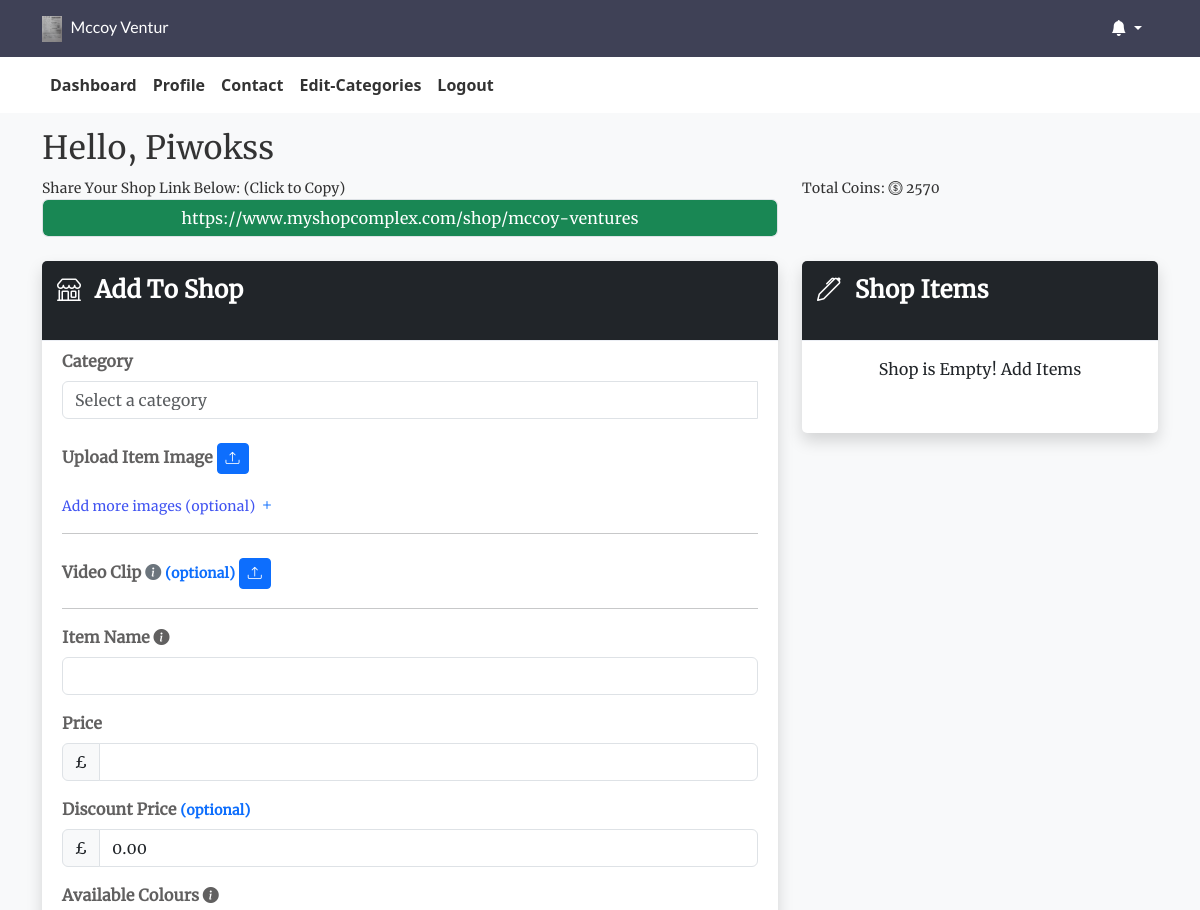
The app's page /clear/80/ (signed in, upper part), older data.
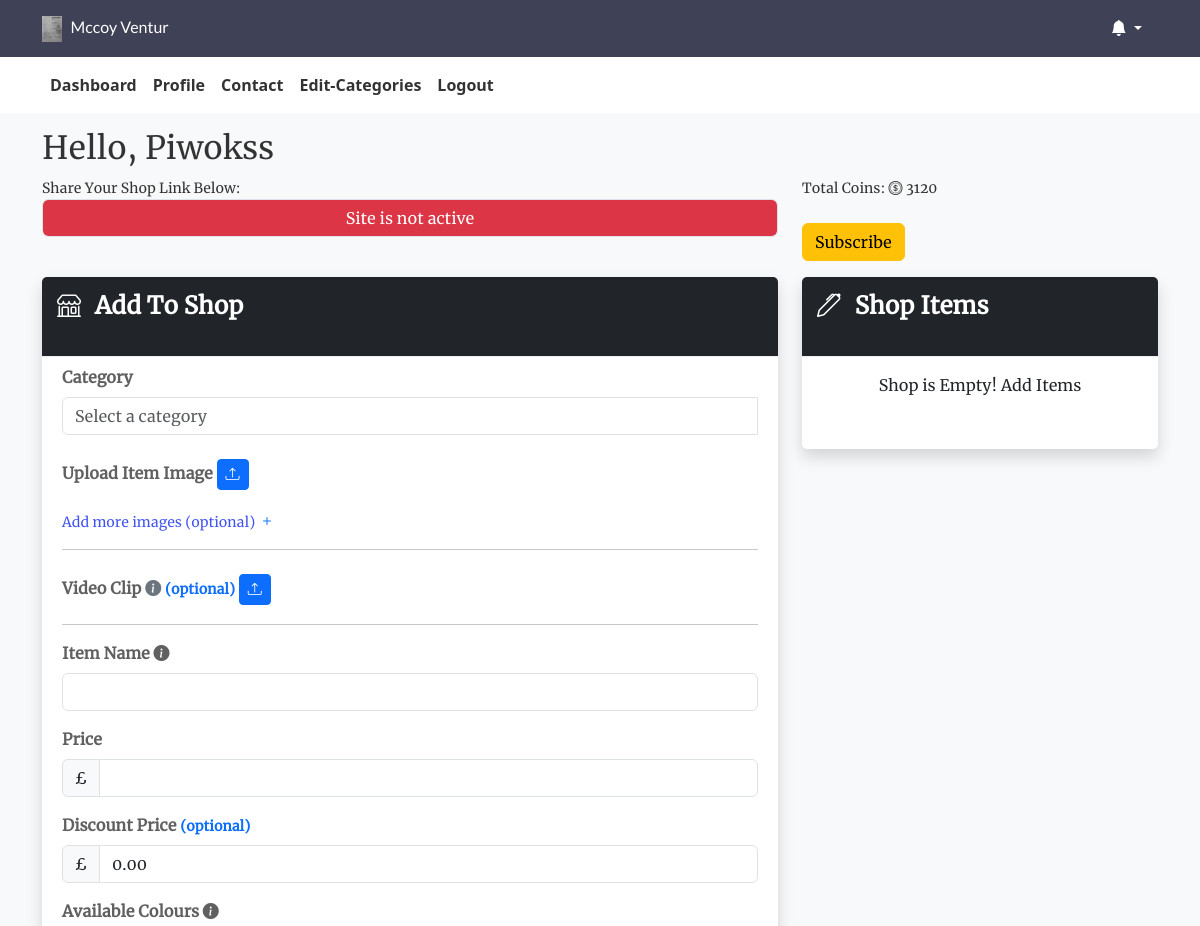
The same page, newer data.
### myapp/models.py (models this page shows, shortened)
class User(AbstractUser):
    profilepic = models.ImageField(null=True, blank=True, default="avatar.png")
    moredesc = models.TextField(null=True, blank=True)
    businessname = models.CharField(
        max_length=100, unique=True, null=True, blank=True)
    slug = models.SlugField(unique=True, null=True, blank=True)
    country = models.CharField(max_length=100, null=True, blank=True)
    state = models.CharField(max_length=100, null=True, blank=True)
    address = models.CharField(max_length=100, null=True, blank=True)
    phone = models.CharField(max_length=100, null=True, blank=True)
    email = models.EmailField(unique=True)
    meansofid = models.CharField(max_length=100, null=True, blank=True)
    idnumber = models.CharField(max_length=100, null=True, blank=True)
    idpic = models.ImageField(null=True, blank=True)
    logo = models.ImageField(null=True, blank=True, default="icon.png")
    currency = models.CharField(max_length=10, null=True, blank=True)
    coins = models.IntegerField(blank=True, null=True, default=0)
    whatsapp = models.CharField(max_length=200, null=True, blank=True)
    facebook = models.CharField(max_length=200, null=True, blank=True)
    instagram = models.CharField(max_length=200, null=True, blank=True)
    username = models.CharField(max_length=100, null=True, blank=True)
    password = models.CharField(max_length=128, null=True, blank=True)
    gender = models.CharField(max_length=100, null=True, blank=True)
    updated = models.DateTimeField(auto_now=True, null=True)
    created = models.DateTimeField(auto_now_add=True, null=True)
    subscribed = models.BooleanField(default=False, null=True, blank=True)
    passwordresetcode = models.CharField(max_length=200, null=True, blank=True)
    passwordresetphone = models.CharField(
        max_length=200, null=True, blank=True)
    securityquestion = models.CharField(max_length=200, null=True, blank=True)
    securityanswer = models.CharField(max_length=100, null=True, blank=True)
    date = models.DateTimeField(default=datetime.now())
    trial_start = models.DateTimeField(null=True, blank=True)
    trial_end = models.DateTimeField(null=True, blank=True)
    record = models.FileField(upload_to="records/", blank=True, null=True)
    USERNAME_FIELD = 'email'
    REQUIRED_FIELDS = []

### myapp/views.py (the view)
# urls.py: path('clear/<str:pk>/', views.clear, name='clear'),
@login_required(login_url='loginform')
def clear(request, pk):
    user = request.user.slug
    product = CartItem.objects.filter(phone=pk)
    if request.method == 'POST':
        for product in product:
            if product.slug == user:
                product.delete()
        return redirect('portal')
    else:
        return render(request, 'myapp/portal.html')

### myapp/templates/myapp/portal.html (shortened to what the changed rows need)
{% extends 'wrapper.html' %}
{% load static %}
{% block content %}
<div class="container my-3 ">
    {% if user.is_authenticated %}
    <h2>Hello, {{user.last_name}}</h2>
    <div class="row mt-2">
        {% if not user.slug %}
        <div class="col-lg-8 col-md-12 col-sm-12">
            <small>Share Your Shop Link Below:</small>
            <input class="form-control mb-2 text-center bg-danger text-white" type="text" value="Site is not active"
                readonly>
        </div>
        {% else %}
        <div class="col-lg-8 col-md-12 col-sm-12">
            <small>Share Your Shop Link Below: (Click to Copy)</small>
            <input id="copyInput" class="form-control mb-2 text-center bg-success text-white" type="text"
                value="https://www.myshopcomplex.com/shop/{{user.slug}}" readonly>
        </div>
        {% endif %}
        <div class="col-lg-4 col-md-12 col-sm-12">
            <small>Total Coins: <i class="bi bi-coin"></i>
                <span class="">{{user.coins}}</span>
            </small><br>
            <b>{{notify}}</b> <br>
            {% if not user.slug %} <a href="{% url 'submethod' %}" class="btn btn-warning">Subscribe</a>
            {% endif %}
        </div>
    </div>
    {% endif %}
</div>
<div class="container">
    <div class="row">
        <div class="col-12 col-lg-8">
            <div class="card mb-3 shadow">
                <div class="card-header text-white bg-dark">
                    <h1><i class="bi bi-shop me-2"></i> Add To Shop </h1>
                </div>
                <div class="card-body">
                    <form action="{% url 'addProduct' %}" method="POST" enctype="multipart/form-data">
                        <div class="col-sm-12 mt-3">
                            <div class="input-group">
                                <span class="input-group-text">{{user.currency}}</span>
                                <input type="text" class="form-control" name="itemprice" aria-label="itemprice"
                                    pattern="[0-9]*\.?[0-9]+" title="Enter a valid number" required>
                            </div>
                        </div>
                        <div class="col-sm-12 mt-3">
                            <div class="input-group">
                                <span class="input-group-text">{{user.currency}}</span>
                                <input type="text" class="form-control" name="itemdiscount" value="0.00"
                                    pattern="[0-9]*\.?[0-9]+" title="Enter a valid number" aria-label="itemDiscount"
                                    required>
                            </div>
                        </div>
                    </form>
                </div>
            </div>
        </div>
        <div class="col-sm-12 col-lg-4">
            <div class="card mb-3 shadow">
                <div class="card-header text-white bg-dark">
                    <h1><i class="bi bi-pen me-2"></i> Shop Items </h1>
                </div>
            </div>
        </div>
    </div>
</div>
{% endblock content %}

### templates/navbar.html (shortened to what this page needs)
{% load static %}
<div id="navbar-container">
    <header id="container" class="custom-header" style="font-family: 'Lato', Lato-Regular;">
        <div class="container">
            <div class="row align-items-center justify-content-between">
                <div class="col-auto">
                    {% if user.is_authenticated %}
                    <a href="{% url 'portal' %}" class="navbar-brand text-white logo">
                        <img src="{{user.logo.url}}" alt="logo"> {{ user.businessname|slice:":12" }}
                    </a>
                    {% else %}
                    <a href="{% url 'portal' %}" class="navbar-brand text-white">
                        <i class="bi bi-diamond"></i> Brand Name
                    </a>
                    {% endif %}
                </div>
                <div class="col-auto">
                    <div class="dropdown d-inline mx-3">
                        <a href="#" class="text-white dropdown-toggle text-decoration-none" id="notificationsDropdown"
                            role="button" data-bs-toggle="dropdown" aria-haspopup="true" aria-expanded="false">
                            <i class="bi bi-bell-fill"></i>
                        </a>
                    </div>
                </div>
            </div>
        </div>
    </header>
    <nav class="navbar navbar-expand-lg navbar-light custom-navbar"
        style="font-family: system-ui, -apple-system, BlinkMacSystemFont, 'Segoe UI', Roboto, Oxygen, Ubuntu, Cantarell, 'Open Sans', 'Helvetica Neue', sans-serif">
        <div class="container text-center">
            <div class="collapse navbar-collapse" id="navbarNav">
                <ul class="navbar-nav ml-auto">
                    <li class="nav-item">
                        <a class="nav-link" href="{% url 'portal' %}">Dashboard</a>
                    </li>
                    <li class="nav-item">
                        <a class="nav-link" href="{% url 'profile' %}">Profile</a>
                    </li>
                    <li class="nav-item">
                        <a class="nav-link" href="{% url 'contact' %}">Contact</a>
                    </li>
                    <li class="nav-item">
                        <a class="nav-link" href="{% url 'category' %}">Edit-Categories</a>
                    </li>
                    <li class="nav-item">
                        <a class="nav-link" href="{% url 'logout' %}">Logout</a>
                    </li>
                </ul>
            </div>
        </div>
    </nav>
</div>

Row changes from the older to the newer data that the page shows:
changed User "Piwokss": coins "2570" → "3120"; slug "https://www.myshopcomplex.com/shop/mccoy-ventures" → (not shown)
Text that changed along with them:
form field value: (not shown) → "Site is not active"
text no longer shown: "Share Your Shop Link Below: (Click to Copy)"
text now shown: "Share Your Shop Link Below: Subscribe"
